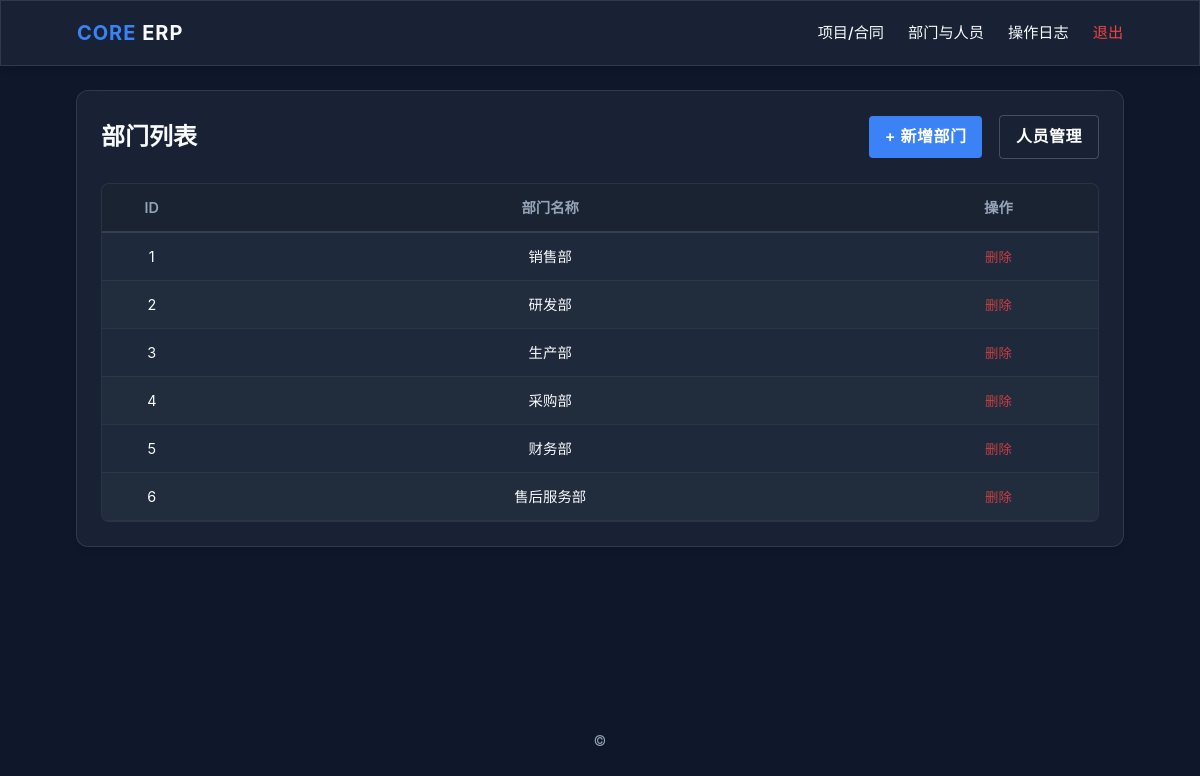
Page /org/departments (signed in) on the committed database.
### core/models.py (models this page shows)
class Department(db.Model):
    __tablename__ = 'departments'
    id = db.Column(db.Integer, primary_key=True)
    name = db.Column(db.String(50), unique=True, nullable=False)

### core/org.py (the view)
@org_bp.route('/departments')
@staff_required
def list_departments():
    user = None
    user_id = session.get('user_id')
    if user_id:
        user = User.query.get(user_id)
    departments = Department.query.order_by(Department.id.asc()).all()
    return render_template(
        'org/departments.html',
        user=user,
        departments=departments,
    )

### core/auth.py (called while the page is built)
def staff_required(view):
    @wraps(view)
    def wrapped_view(**kwargs):
        user_id = session.get('user_id')
        if not user_id:
            flash('请先登录')
            return redirect(url_for('auth.login'))
        user = User.query.get(user_id)
        if not user or user.role not in INTERNAL_ROLES:
            abort(403)
        return view(**kwargs)
    return wrapped_view

### core/services/common_utils.py (called while the page is built)
    def get_runtime_headers(self):
        payload = f"Powered by {self._sys_id}".encode()
        encoded_sig = base64.b64encode(payload).decode()
        return {
            "X-Runtime-ID": self._env_hash,                # Formerly X-System-Integrity
            "X-Content-Hash": encoded_sig                  # Formerly X-Engine-Signature
        }

    def inject_runtime_metadata(self, context=None):
        if context is None:
            context = {}
        context['__build_ref__'] = f"bld-{self._env_hash}"
        context['__maintainer_ref__'] = self._sys_id
        return context

### core/templates/org/departments.html (shortened to what this page needs)
{% extends 'base.html' %}
{% block content %}
<div class="glass-panel" style="padding: 24px; border-radius: 12px;">
    <div style="display: flex; justify-content: space-between; align-items: center; margin-bottom: 24px;">
        <h2 style="margin: 0; font-size: 1.5rem; font-weight: 700;">部门列表</h2>
        <div>
            <a href="{{ url_for('org.new_department') }}" class="btn-industrial">+ 新增部门</a>
            <a href="{{ url_for('org.list_persons') }}" class="btn-industrial" style="background-color: transparent; border: 1px solid rgba(255,255,255,0.2); margin-left: 12px;">人员管理</a>
        </div>
    </div>
    {% if departments %}
    <div class="table-container">
        <table class="ind-table">
            <thead>
                <tr>
                    <th style="width: 10%;">ID</th>
                    <th style="width: 70%;">部门名称</th>
                    <th style="width: 20%; text-align: right;">操作</th>
                </tr>
            </thead>
            <tbody>
                {% for d in departments %}
                <tr>
                    <td>{{ d.id }}</td>
                    <td style="font-weight: 500;">{{ d.name }}</td>
                    <td style="text-align: center;">
                        <form method="post" action="{{ url_for('org.delete_department', dept_id=d.id) }}" style="display:inline; margin:0;">
                             <button type="submit" onclick="return confirm('确认删除该部门？');"
                                style="background: transparent; border: none; color: var(--color-danger); cursor: pointer; opacity: 0.8; transition: opacity 0.2s;">
                                删除
                            </button>
                        </form>
                    </td>
                </tr>
                {% endfor %}
            </tbody>
        </table>
    </div>
    {% else %}
    <div style="text-align: center; padding: 48px; color: var(--color-text-sub); border: 1px dashed rgba(255,255,255,0.1); border-radius: 8px;">
        当前还没有部门，请点击右上角新增。
    </div>
    {% endif %}
</div>
{% endblock %}

### core/static/css/theme.css (style rules this page uses)
:root { --color-bg-deep: #0f172a; --color-surface: #1e293b; --color-primary: #3b82f6; --color-accent: #10b981; --color-warning: #f59e0b; --color-danger: #ef4444; --color-text-main: #f8fafc; --color-text-sub: #94a3b8; --spacing-unit: 8px; --border-radius-card: 12px; --glass-blur: 12px; }
*, *::before, *::after { box-sizing: border-box; }
body { background-color: var(--color-bg-deep); color: var(--color-text-main); color-scheme: dark; font-family: "Inter", system-ui, -apple-system, BlinkMacSystemFont, "Segoe UI", Roboto, Helvetica, Arial, sans-serif; margin: 0; padding: 0; line-height: 1.6; -webkit-font-smoothing: antialiased; min-height: 100vh; display: flex; flex-direction: column; }

### core/static/css/components.css (style rules this page uses)
.glass-panel { backdrop-filter: blur(var(--glass-blur)); -webkit-backdrop-filter: blur(var(--glass-blur)); background: rgba(30, 41, 59, 0.7); border: 1px solid rgba(255, 255, 255, 0.1); box-shadow: 0 4px 6px -1px rgba(0, 0, 0, 0.1), 0 2px 4px -1px rgba(0, 0, 0, 0.06); }
.btn-industrial { background-color: var(--color-primary); color: #fff; padding: var(--spacing-unit) calc(var(--spacing-unit) * 2); border-radius: 4px; border: none; font-weight: 600; cursor: pointer; transition: all 0.2s ease; text-transform: uppercase; letter-spacing: 0.5px; display: inline-flex; align-items: center; justify-content: center; text-decoration: none; }
.table-container { width: 100%; overflow-x: auto; border-radius: 8px; border: 1px solid rgba(255,255,255,0.05); background-color: var(--color-surface); }
.ind-table { width: 100%; border-collapse: collapse; font-size: 0.9rem; }
.ind-table thead th { position: sticky; top: 0; background-color: #1a2332; color: var(--color-text-sub); font-weight: 600; text-align: center !important; padding: 12px 16px; border-bottom: 2px solid rgba(255,255,255,0.1); white-space: nowrap; z-index: 10; }
.ind-table tbody td { padding: 12px 16px; border-bottom: 1px solid rgba(255,255,255,0.05); color: var(--color-text-main); vertical-align: middle; text-align: center; }
.ind-table tbody tr:nth-child(even) { background-color: rgba(255,255,255,0.01); }

### rows in the picture
Department: id "1", name "销售部"
Department: id "2", name "研发部"
Department: id "3", name "生产部"
Department: id "4", name "采购部"
Department: id "5", name "财务部"
Department: id "6", name "售后服务部"
